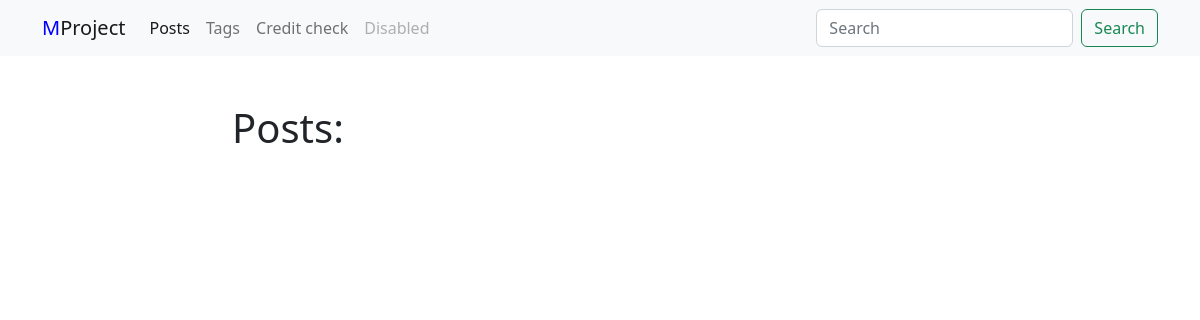
Page /blog/ on the earlier database version.
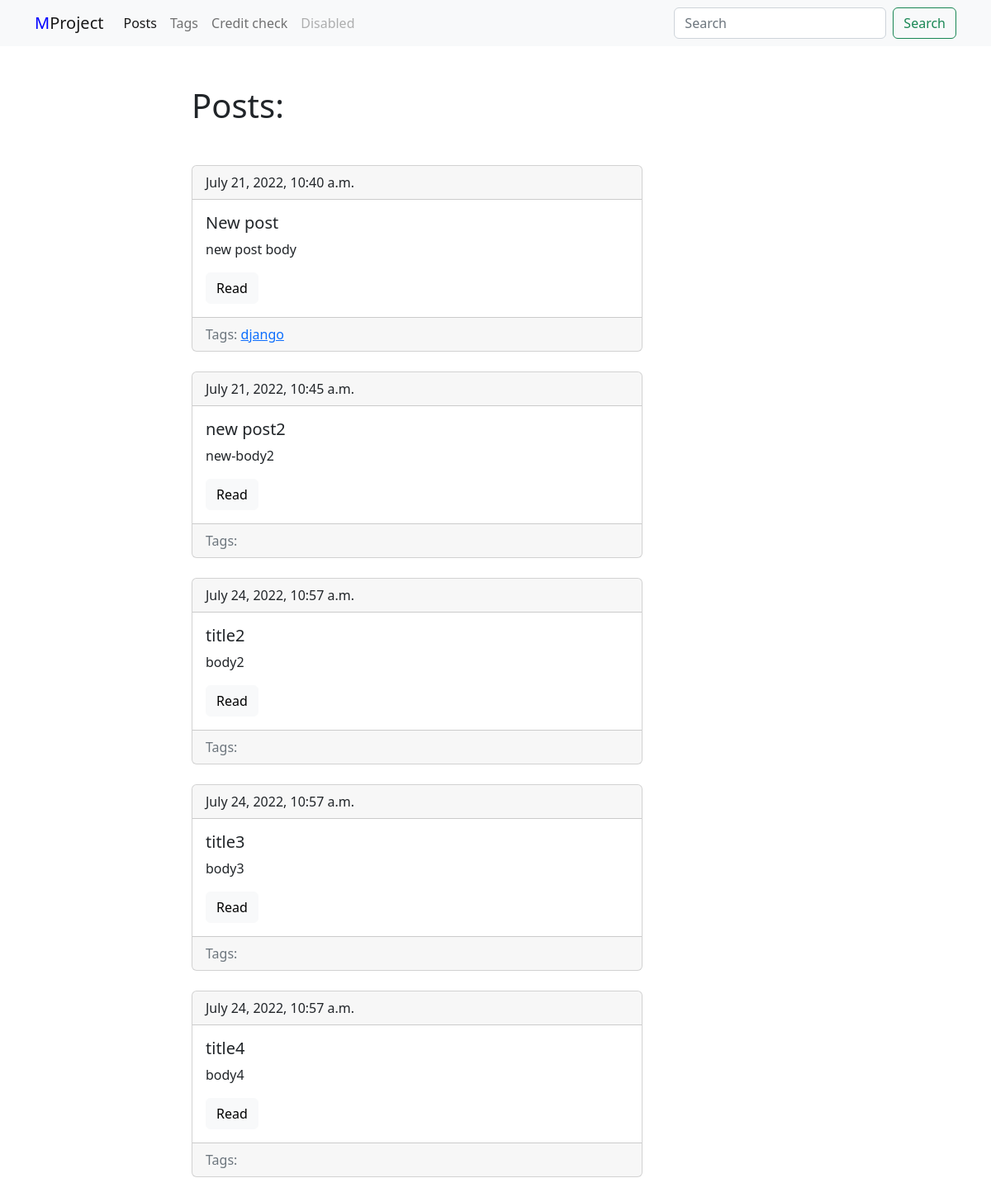
Same page on the later database version.
### blog/models.py (models this page shows, shortened)
class Post(models.Model):
    title = models.CharField(max_length=150, db_index=True)
    slug = models.SlugField(max_length=150, blank=True, unique=True)
    body = models.TextField(blank=True, db_index=True)
    tags = models.ManyToManyField('Tag', blank=True, related_name='posts')
    date_pub = models.DateTimeField(auto_now_add=True)
    def get_absolute_url(self):
        return reverse('post_detail_url', kwargs={'slug': self.slug})

class Tag(models.Model):
    title = models.CharField(max_length=50)
    slug = models.SlugField(max_length=50, unique=True)
    def get_absolute_url(self):
        return reverse('tag_detail_url', kwargs={'slug': self.slug})

### blog/views.py (the view)
# urls.py: path('', posts_list, name='posts_list_url'),
def posts_list(request):
    posts = Post.objects.all()
    return render(request, 'blog/index.html', context={'posts': posts})

### blog/templates/blog/index.html (shortened to what this page needs)
{% extends 'blog/base_blog.html' %}
{% block content %}
    <h1 class="mb-5">Posts:</h1>
    {% for post in posts %}
{% include 'blog/includes/post_card_template.html' %}
    {% endfor %}
{% endblock %}

### blog/templates/blog/includes/post_card_template.html
        <div class="card mb-4">
            <div class="card-header">
                {{ post.date_pub }}
            </div>
            <div class="card-body">
                <h5 class="card-title">{{ post.title }}</h5>
                <p class="card-text">{{ post.body|truncatewords:15 }}</p>
                <a href="{{ post.get_absolute_url }}" class="btn btn-light">Read</a>
            </div>
              <div class="card-footer text-muted">
                 Tags:
                  {% for tag in post.tags.all %}
                    <a href="{{ tag.get_absolute_url }}">{{ tag.title }}</a>
                  {% endfor %}
            </div>
        </div>

Differences in the rows shown:
added Post: date_pub "July 21, 2022, 10:40 a.m.", title "New post", body "new post body"
added Tag: title "django"
added Post: date_pub "July 21, 2022, 10:45 a.m.", title "new post2", body "new-body2"
added Post: date_pub "July 24, 2022, 10:57 a.m.", title "title2", body "body2"
added Post: date_pub "July 24, 2022, 10:57 a.m.", title "title3", body "body3"
added Post: date_pub "July 24, 2022, 10:57 a.m.", title "title4", body "body4"
